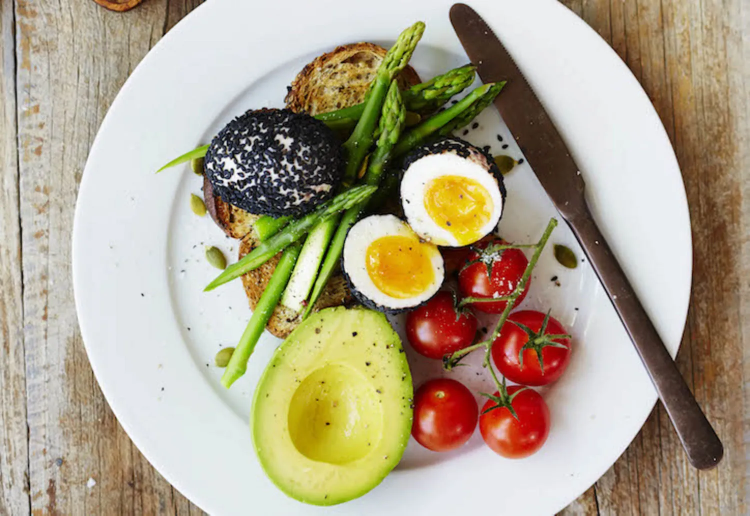
%> input picture Plate1.png, 1500 x 1031 px (shown at 1/2 size)
$ octave --eval "A3_StudentID('Plate1.png');"   (GNU Octave 9; MATLAB toolbox functions it lacks are replaced by stand-ins)
%> lines starting %> are read from the running program, lines starting %| are printed output that depends on the picture; in (x1, y1, x2, y2) boxes, pixels count from 0 and x2, y2 are one past the last pixel; in counts of white or black regions, pixels touching at a corner belong together; the program's own positions count from 1
function A3_StudentID(inputImage)
%> called with inputImage = 'Plate1.png'


    % ---------------------------------------------------------------------
    %   (a) Read the input image
    % ---------------------------------------------------------------------
    img = imread(inputImage);
%> img is the input picture: size 1031x1500x3 uint8; mean R, G, B 173.9, 163, 139.5

    % ---------------------------------------------------------------------
    %   (b) SEGMENTATION (Sub-function call)
    %       This returns a binary mask that isolates the egg regions.
    % ---------------------------------------------------------------------
    [segmentedMask] = mySegmentation(img);

    % ---------------------------------------------------------------------
    %   (c) FIND EGGS AND GET COUNT (Sub-function call)
    %       Use morphological operations to refine & count half-eggs.
    % ---------------------------------------------------------------------
    [halfEggCount, finalMask] = myFindEggs(segmentedMask);

    % Each "egg" is made of two "half-eggs"
    eggCount = halfEggCount / 2;

    % ---------------------------------------------------------------------
    %   (d) Display Results
    %       Figure 1 -> Show Original Image + Bounding Boxes
    %       Figure 2 -> Show Final Segmented Image + # of Eggs
    % ---------------------------------------------------------------------

    % -- Figure 1
    figure(1);
    sgtitle('Figure 1: Steps of the Algorithm (Original + Bounding Boxes)');
    imshow(img);
    hold on;
    title(sprintf('Number of Eggs: %.1f', eggCount), 'FontSize', 12);

    % For demonstration, draw bounding boxes by re-labeling finalMask
    labeledMask = bwlabel(finalMask);
    stats = regionprops(labeledMask, 'BoundingBox');
    for idx = 1 : length(stats)
        bb = stats(idx).BoundingBox;  % [x, y, width, height]
        rectangle('Position', bb, 'EdgeColor', 'green', 'LineWidth', 2);
    end
    hold off;

    % -- Figure 2
    % Create a color image showing only segmented regions
    outputImg = zeros(size(img), 'uint8');
    for c = 1:3
        tempChannel = img(:,:,c);
        tempChannel(~finalMask) = 0;
        outputImg(:,:,c) = tempChannel;
    end

    figure(2);
    sgtitle('Figure 2: Final Segmented Image + Egg Count');
    imshow(outputImg);
    title(sprintf('Number of Eggs: %.1f', eggCount), 'FontSize', 12);

end % End of main function


% =========================================================================
% Sub-function: SEGMENTATION
% =========================================================================
function [segmentedMask] = mySegmentation(originalImg)
%
%   mySegmentation takes an RGB image and returns a binary mask
%   identifying the egg (yolk/white) regions. You are free to use
%   any segmentation algorithm from lecture notes (thresholding,
%   color segmentation, edge-based, etc.).
%

    % Example thresholding for a typical "yellowish" or "light" egg region
    % (You may need to adjust these values to match your egg images.)
    % ---------------------------------------------------------------------
    rMin = 210;  rMax = 250;
    gMin = 150;  gMax = 180;
    bMin =   0;  bMax =  50;

    R = originalImg(:,:,1);
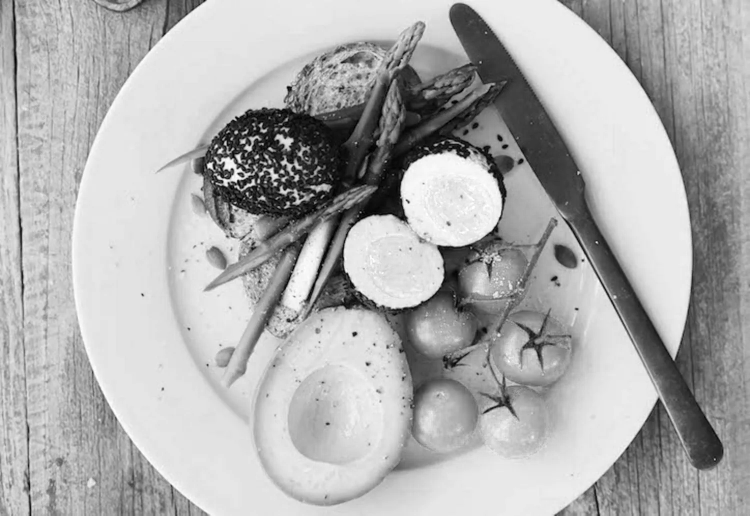
%> R: size 1031x1500 uint8 (shown at 1/2 size); min 0, max 255, mean 173.9
    G = originalImg(:,:,2);
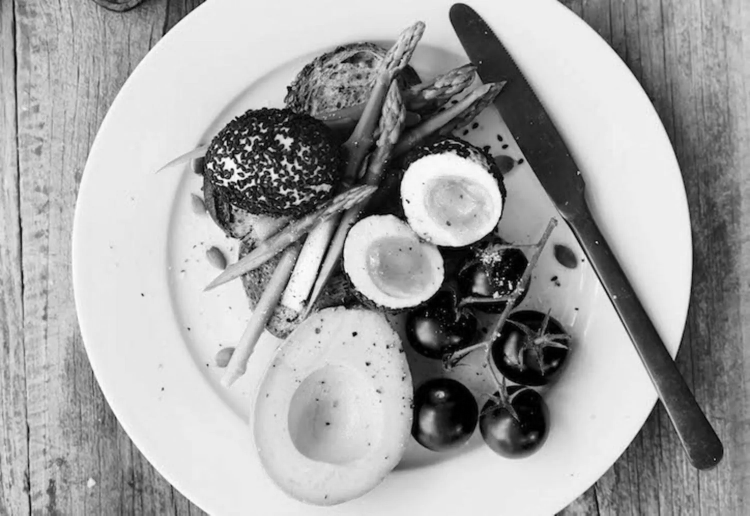
%> G: size 1031x1500 uint8 (shown at 1/2 size); min 0, max 255, mean 163
    B = originalImg(:,:,3);
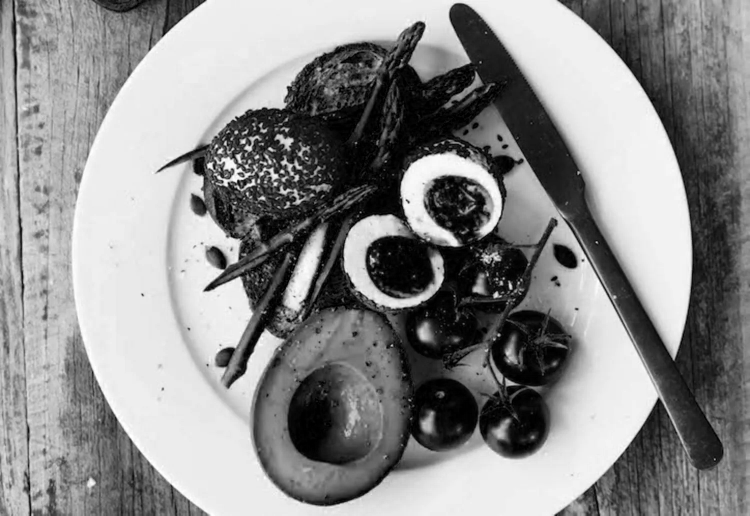
%> B: size 1031x1500 uint8 (shown at 1/2 size); min 0, max 255, mean 139.5

    % Binary mask: 1 where pixels are within given thresholds
    segmentedMask = (R >= rMin & R <= rMax) & ...
                    (G >= gMin & G <= gMax) & ...
                    (B >= bMin & B <= bMax);
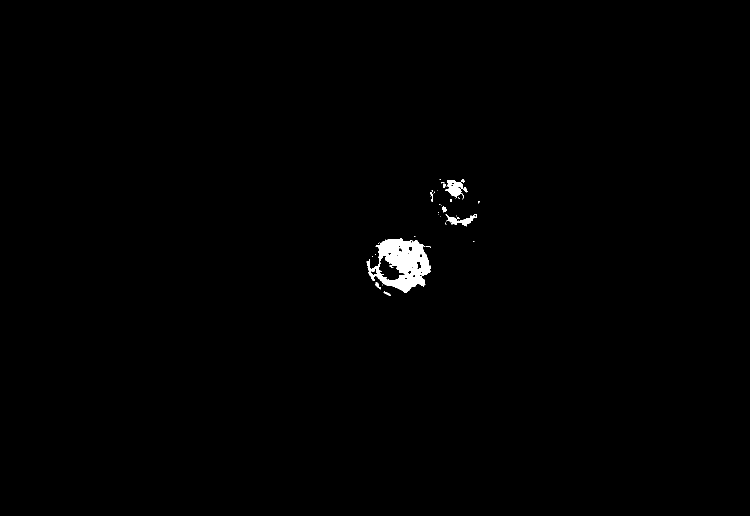
%> segmentedMask: size 1031x1500 logical (shown at 1/2 size); 0.6% white; 40 white regions (30 under 20 px), largest, box (x1, y1, x2, y2) and area: (733, 477, 861, 585) 7468, (891, 360, 936, 399) 806, (891, 428, 953, 451) 539

end


% =========================================================================
% Sub-function: FINDING EGGS
% =========================================================================
function [halfEggCount, cleanedMask] = myFindEggs(binaryMask)
%
%   myFindEggs takes a segmented binary mask (result of segmentation)
%   and applies morphological operations + region properties to
%   find the number of half-eggs in the image.
%
%   Output:
%       halfEggCount -> the number of half-eggs
%       cleanedMask  -> the final refined binary mask
%
%   Important: The problem statement says you MUST use morphology
%              to find the number of eggs.
%

    % ---------------------------------------------------------------------
    % (1) Morphological operations (closing, then opening) to clean noise
    % ---------------------------------------------------------------------
    se = strel('disk', 20);  % Example structuring element
    closedMask = imclose(binaryMask, se);
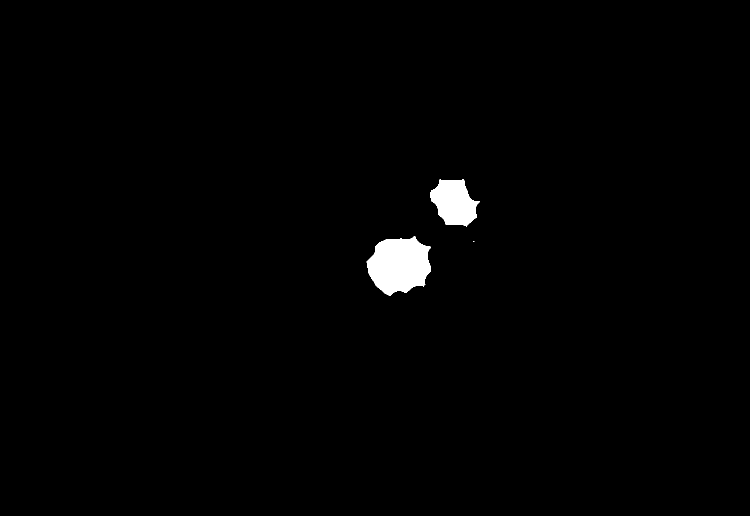
%> closedMask: size 1031x1500 logical (shown at 1/2 size); 1.1% white; 3 white regions (1 under 20 px), largest, box (x1, y1, x2, y2) and area: (733, 472, 862, 592) 11043, (860, 359, 960, 453) 6206
    openedMask = imopen(closedMask, se);
%> openedMask: size 1031x1500 logical; 1.1% white; 2 white regions

    % ---------------------------------------------------------------------
    % (2) Label connected components and filter them by area
    %     (so that small noise is discarded)
    % ---------------------------------------------------------------------
    minArea = 2000;
    maxArea = 50000;

    labeled = bwlabel(openedMask);
%> labeled: size 1031x1500 double; 3 distinct labels, from 0 to 2
    stats   = regionprops(labeled, 'Area');
%> stats = 2 regions; Area: 10710, 5866

    % find the indices of connected components that satisfy area constraint
    goodIdx = find([stats.Area] >= minArea & [stats.Area] <= maxArea);
%> goodIdx = [1 2]

    % keep only those valid regions
    cleanedMask = ismember(labeled, goodIdx);

    % ---------------------------------------------------------------------
    % (3) Count the number of half-eggs
    % ---------------------------------------------------------------------
    halfEggCount = numel(goodIdx);
%> halfEggCount = 2

end
%> in A3_StudentID, `eggCount = halfEggCount / 2;`: eggCount = 1
%> in A3_StudentID, `stats = regionprops(labeledMask, 'BoundingBox');`: stats = 2 regions; box (x1, y1, x2, y2): (735, 478, 860, 587), (863, 360, 951, 449)
%> the loop in A3_StudentID, `for idx = 1 : length(stats)` made 2 passes
%> bb on passes 1 to 2: [735.5 478.5 125 109], [863.5 360.5 88 89]
%> after the loop in A3_StudentID, `for idx = 1 : length(stats)`:
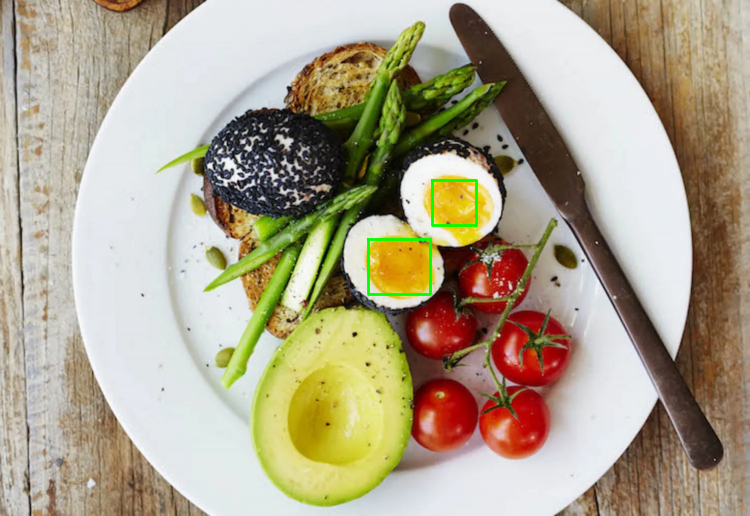
%> figure redrawn from the program's plot data; shown at 1/2 size; its title reads 'Number of Eggs: 1.0'

$ run again, on Plate10.png
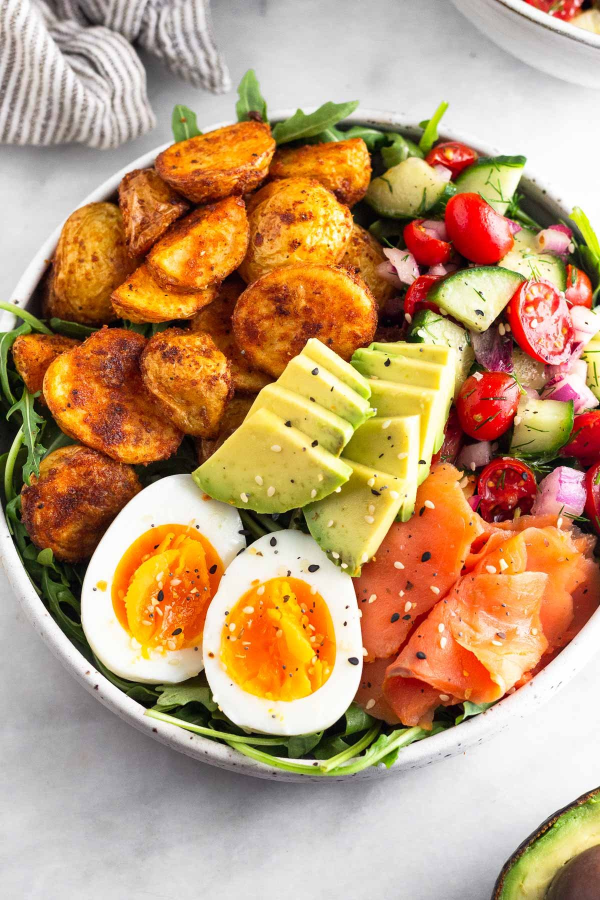
%> input picture Plate10.png, 1200 x 1800 px (shown at 1/2 size)
%> in A3_StudentID, img is the input picture: size 1800x1200x3 uint8; mean R, G, B 190.2, 154.7, 116.1
%> segmentedMask: size 1800x1200 logical; 1% white in thin lines or dots, all inside (x1, y1, x2, y2) = (45, 248, 1169, 1401)
%> closedMask: size 1800x1200 logical; 7.7% white; 79 white regions (48 under 20 px), largest, box (x1, y1, x2, y2) and area: (513, 281, 745, 664) 39954, (447, 1154, 672, 1401) 24119, (224, 1049, 449, 1301) 24037
%> openedMask: size 1800x1200 logical; 5.9% white; 12 white regions, largest, box (x1, y1, x2, y2) and area: (526, 287, 737, 583) 35746, (315, 424, 492, 564) 14792, (355, 258, 544, 360) 13815
%> labeled: size 1800x1200 double; 13 distinct labels, from 0 to 12
%> in myFindEggs, `stats   = regionprops(labeled, 'Area');`: stats = 12 regions; largest, Area: 35746, 14792, 13815, 10847, 10182
%> goodIdx = [1 2 3 4 5 7 8 9 10 11 12]
%> cleanedMask: size 1800x1200 logical; 5.8% white; 11 white regions
%> in myFindEggs, `halfEggCount = numel(goodIdx);`: halfEggCount = 11
%> eggCount = 5.5
%> in A3_StudentID, `labeledMask = bwlabel(finalMask);`:
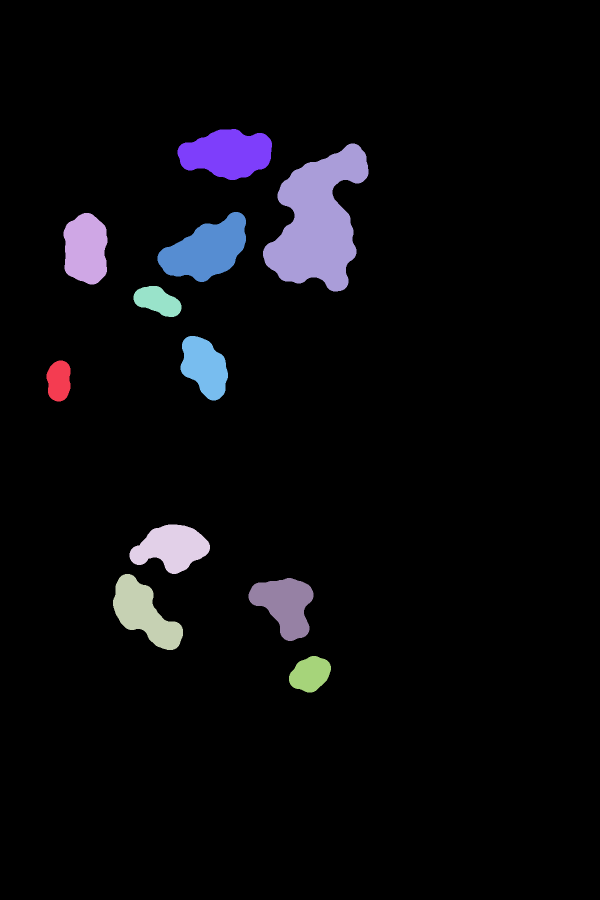
%> labeledMask: size 1800x1200 double (shown at 1/2 size); 12 distinct labels, from 0 to 11; one colour per label, 0 black
%> in A3_StudentID, `stats = regionprops(labeledMask, 'BoundingBox');`: stats = 11 regions; largest, box (x1, y1, x2, y2): (526, 287, 737, 583), (315, 424, 492, 564), (226, 1148, 366, 1300), (355, 258, 544, 360), (497, 1156, 627, 1282)
%> the loop in A3_StudentID, `for idx = 1 : length(stats)` made 11 passes
%> bb on passes 1 to 8: [93.5 721.5 48 82], [127.5 426.5 88 143], [226.5 1148.5 140 152], [259.5 1049.5 161 99], [267.5 572.5 96 62], [315.5 424.5 177 140], [355.5 258.5 189 102], [361.5 672.5 95 129]
%> after the loop in A3_StudentID, `for c = 1:3`:
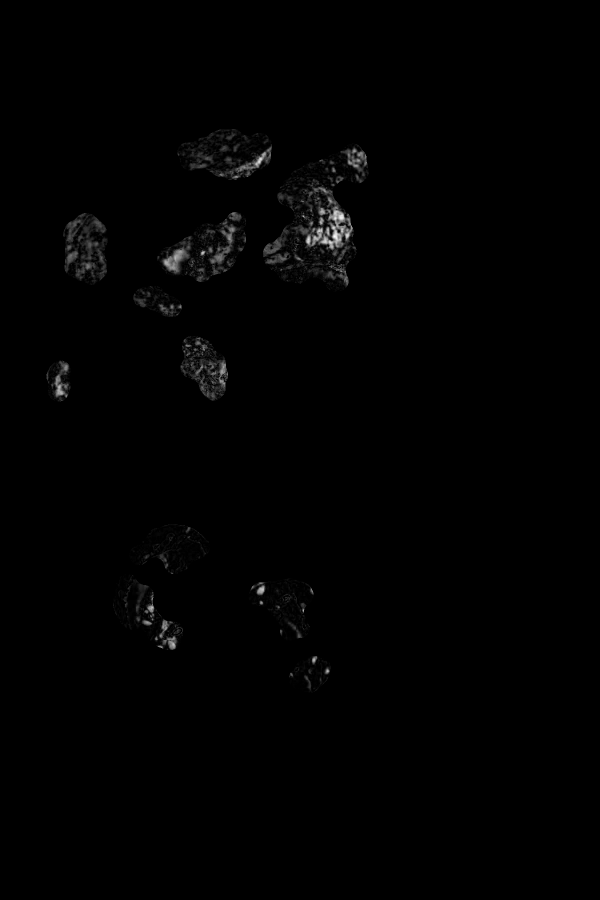
%> tempChannel: size 1800x1200 uint8 (shown at 1/2 size); min 0, max 255, mean 1.7

$ run again, on Plate5.png
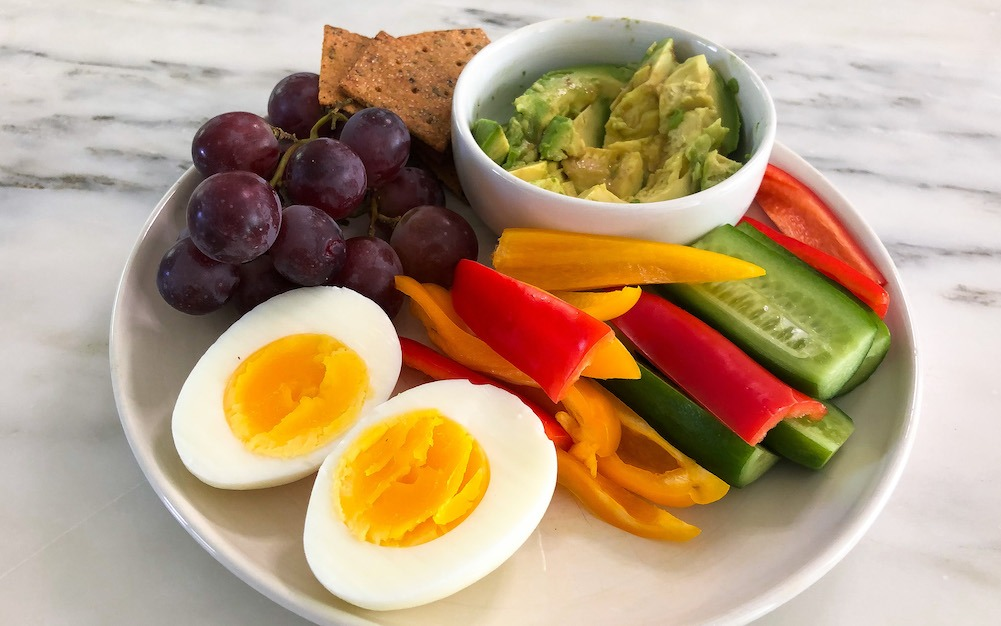
%> input picture Plate5.png, 1001 x 626 px
%> in A3_StudentID, img is the input picture: size 626x1001x3 uint8; mean R, G, B 183.8, 156.9, 128.1
%> segmentedMask: size 626x1001 logical; 1.1% white; 334 white regions (295 under 20 px), largest, box (x1, y1, x2, y2) and area: (621, 242, 752, 281) 1157, (236, 336, 345, 378) 1117, (309, 378, 354, 429) 955
%> closedMask: size 626x1001 logical; 4.8% white; 10 white regions (4 under 20 px), largest, box (x1, y1, x2, y2) and area: (345, 418, 490, 546) 12673, (234, 336, 366, 442) 9442, (587, 242, 752, 378) 5116, (659, 473, 728, 531) 2328, (596, 481, 631, 522) 217, (588, 451, 596, 480) 116
%> openedMask: size 626x1001 logical; 3.4% white; 2 white regions
%> in myFindEggs, `labeled = bwlabel(openedMask);`:
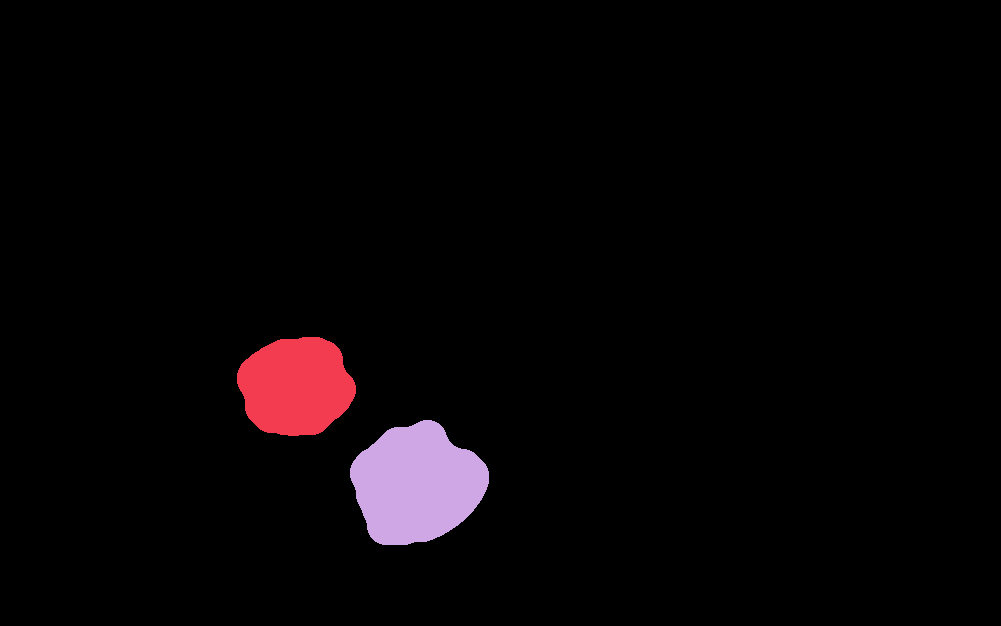
%> labeled: size 626x1001 double; 3 distinct labels, from 0 to 2; one colour per label, 0 black
%> in myFindEggs, `stats   = regionprops(labeled, 'Area');`: stats = 2 regions; Area: 12402, 9087
%> goodIdx = [1 2]
%> in myFindEggs, `halfEggCount = numel(goodIdx);`: halfEggCount = 2
%> eggCount = 1
%> in A3_StudentID, `stats = regionprops(labeledMask, 'BoundingBox');`: stats = 2 regions; box (x1, y1, x2, y2): (237, 337, 356, 436), (350, 420, 489, 545)
%> the loop in A3_StudentID, `for idx = 1 : length(stats)` made 2 passes
%> bb on passes 1 to 2: [237.5 337.5 119 99], [350.5 420.5 139 125]
%> after the loop in A3_StudentID, `for c = 1:3`:
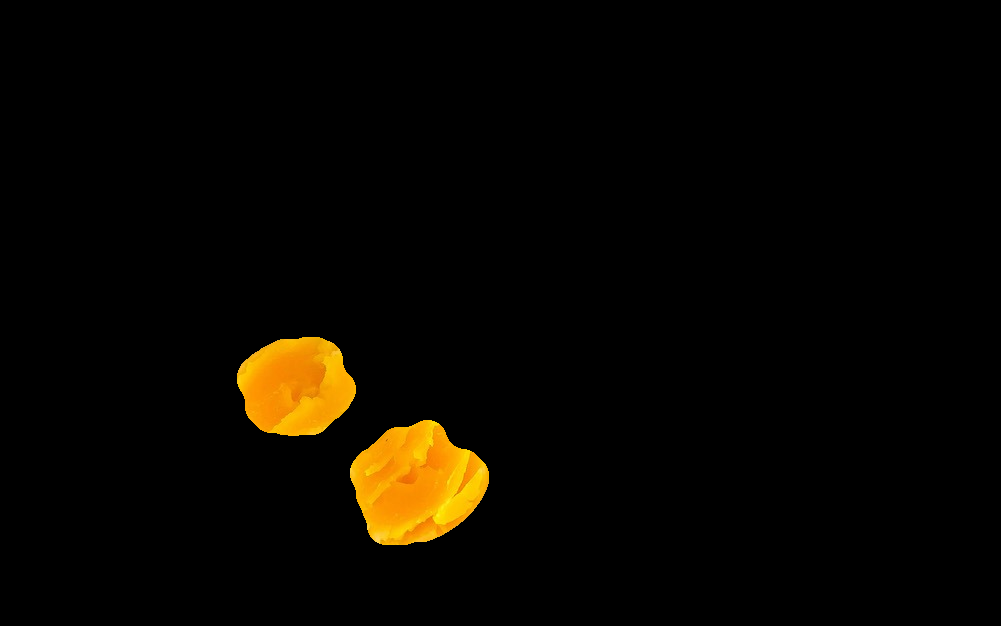
%> outputImg: size 626x1001x3 uint8; mean R, G, B 8.6, 5.7, 0.1
